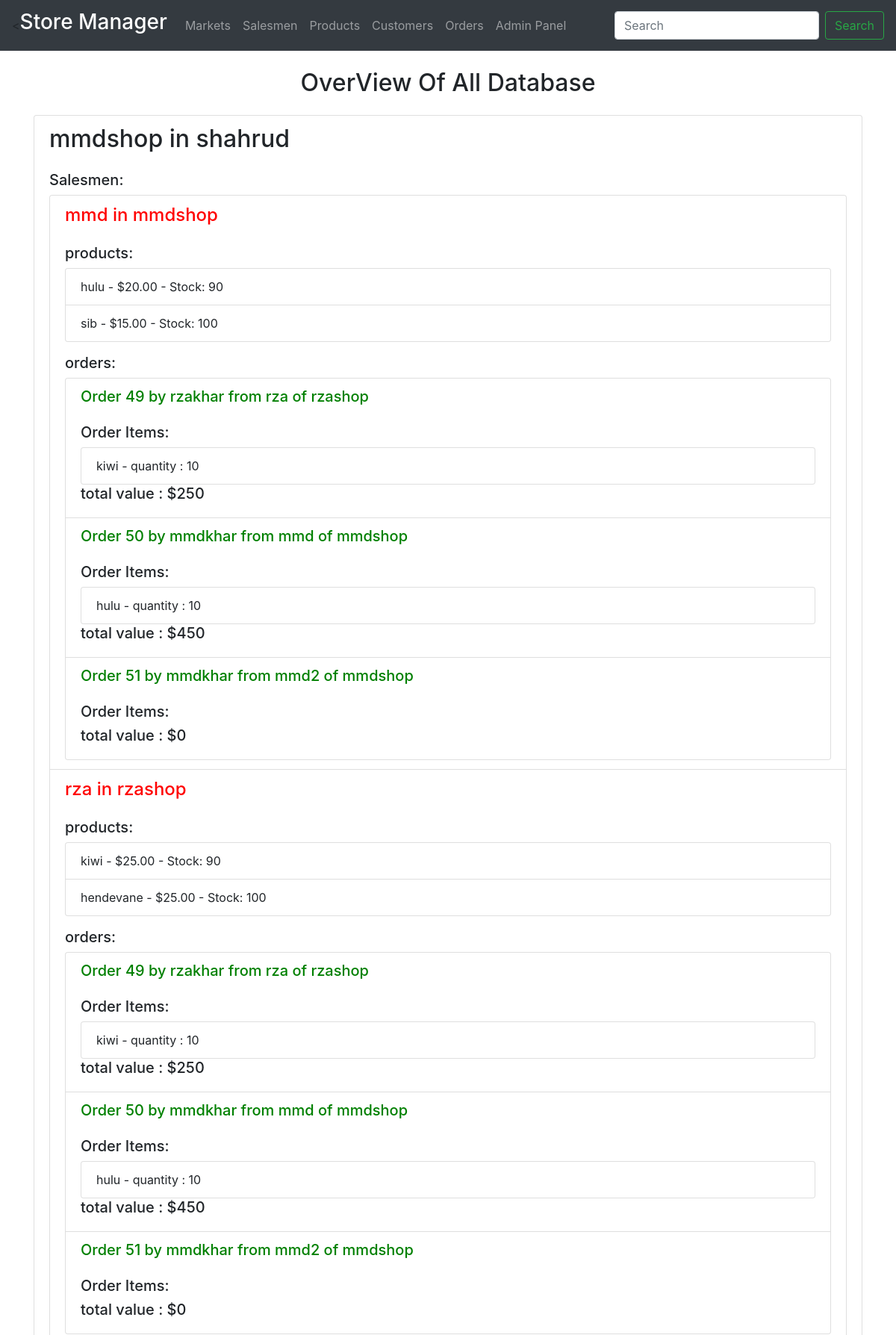
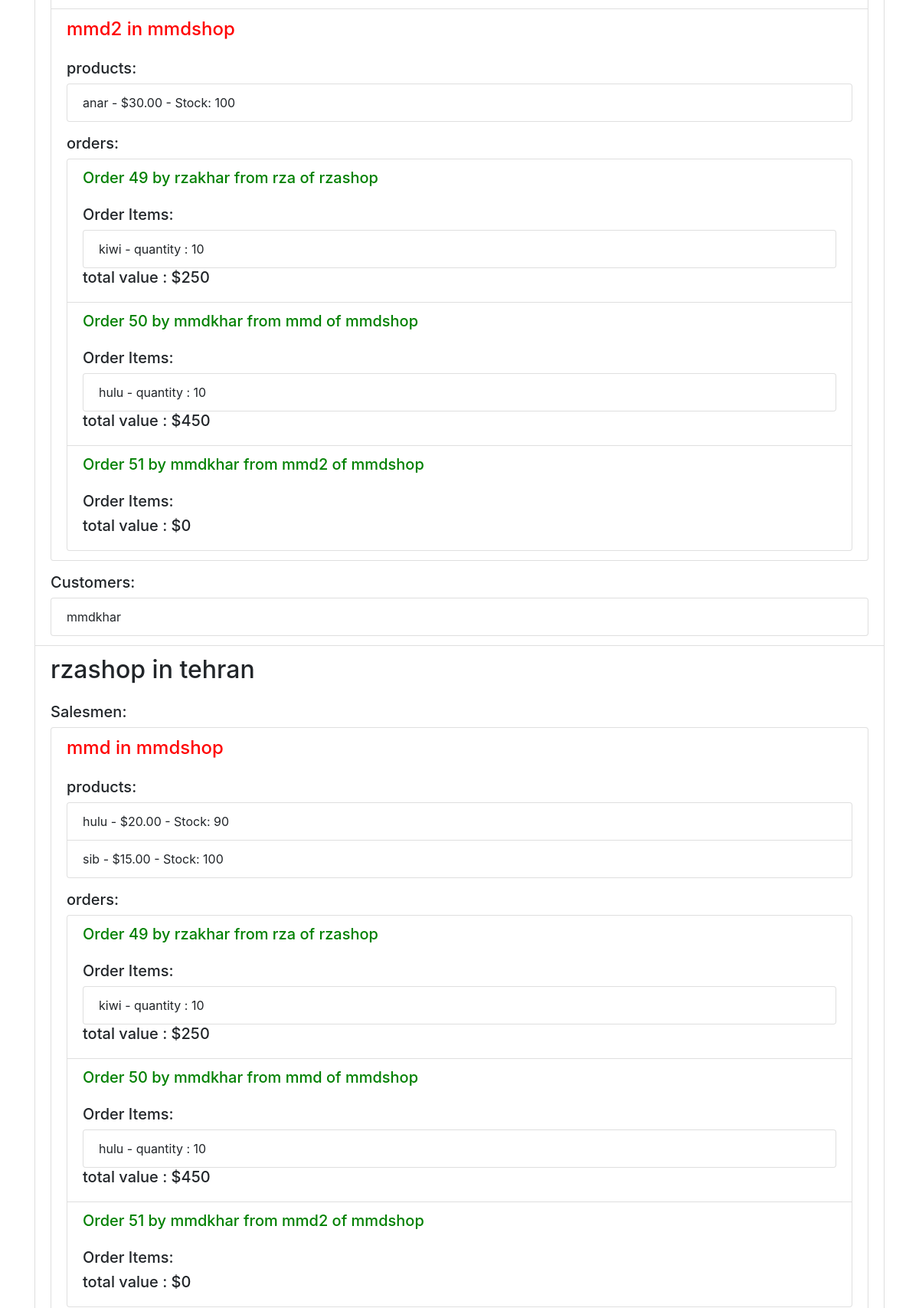
The page / (upper part) on the database its author committed (2 pictures, top to bottom).
### storeManager/models.py (models this page shows, shortened)
class Market(models.Model):
    market_id = models.AutoField(primary_key=True)
    market_name = models.CharField(max_length=255)
    location = models.CharField(max_length=255)
    def __str__(self):
        return self.market_name

class Salesman(models.Model):
    salesman_id = models.AutoField(primary_key=True)
    salesman_name = models.CharField(max_length=255)
    market = models.ForeignKey(Market, on_delete=models.CASCADE)
    def __str__(self):
        return self.salesman_name

class Product(models.Model):
    product_id = models.AutoField(primary_key=True)
    product_name = models.CharField(max_length=255)
    price = models.DecimalField(max_digits=10, decimal_places=2)
    stock = models.IntegerField()
    market = models.ForeignKey(Market, on_delete=models.CASCADE, null=True, blank=True)
    salesman = models.ForeignKey(Salesman, on_delete=models.CASCADE, null=True, blank=True)
    def __str__(self):
        return self.product_name

class Order(models.Model):
    order_id = models.AutoField(primary_key=True)
    customer = models.ForeignKey(Customer, on_delete=models.CASCADE)
    order_date = models.DateField(auto_created=True, auto_now=True)
    market = models.ForeignKey(Market, on_delete=models.CASCADE, null=True, blank=True)
    salesman = models.ForeignKey(Salesman, on_delete=models.CASCADE, null=True, blank=True)
    total_value = models.IntegerField(default=0)

class Customer(models.Model):
    customer_id = models.AutoField(primary_key=True)
    customer_name = models.CharField(max_length=255)
    email = models.EmailField(null=True, blank=True)
    market = models.ForeignKey(Market, on_delete=models.CASCADE, null=True, blank=True)
    def __str__(self):
        return self.customer_name

class OrderItem(models.Model):
    item_id = models.AutoField(primary_key=True)
    order = models.ForeignKey(Order, on_delete=models.CASCADE)
    product = models.ForeignKey(Product, on_delete=models.CASCADE)
    quantity = models.IntegerField(default=0)
    stock_state = models.BooleanField(default=False)

### storeManager/views.py (the view)
# urls.py: 2. Add a URL to urlpatterns:  path('', views.home, name='home')
def home(request):
    markets = Market.objects.all()
    salesmen = Salesman.objects.all()
    products = Product.objects.all()
    customers = Customer.objects.all()
    orders = Order.objects.all()
    orderitems = OrderItem.objects.all()
    return render(request, 'home.html', {
        'markets' : markets,
        'salesmen' : salesmen,
        'products' : products,
        'customers' : customers,
        'orders' : orders,
        'orderitems' : orderitems,
    })

### storeManager/templates/home.html
{% extends 'base.html' %}
{% block content %}
<div class="container">
    <h2 class="text-center my-4">OverView Of All Database</h2>
    <div class="list-group">
        {% for market in markets %}
        <div class="list-group-item">
            <div class="d-flex justify-content-between align-items-center">
                <h2>{{ market.market_name }} in {{ market.location }}</h2>
            </div>
            <div class="mt-3">
                <h5>Salesmen:</h5>
                <ul class="list-group">
                    {% for salesman in salesmen %}
                    <div class="list-group-item">
                        <div class="d-flex justify-content-between align-items-center">
                            <h4 style="color: red;">{{ salesman.salesman_name }} in {{ salesman.market.market_name }}
                            </h4>
                        </div>
                        <div class="mt-3">
                            <h5>products:</h5>
                            <ul class="list-group">
                                {% for product in products %}
                                {% if product.salesman == salesman %}
                                <li class="list-group-item d-flex justify-content-between align-items-center">
                                    {{ product.product_name }} - ${{ product.price }} - Stock: {{ product.stock }}
                                </li>
                                {% endif %}
                                {% empty %}
                                <li class="list-group-item">No products available</li>
                                {% endfor %}
                            </ul>
                        </div>
                        <div class="mt-3">
                            <h5>orders:</h5>
                            <ul class="list-group">
                                {% for order in orders %}
                                <div class="list-group-item">
                                    <div class="d-flex justify-content-between align-items-center">
                                        <h5 style="color: green;">
                                            Order {{ order.order_id }} by {{ order.customer }} from {{order.salesman}} of {{ order.market }}
                                        </h5>
                                    </div>
                                    <div class="mt-3">
                                        <h5>Order Items:</h5>
                                        <ul class="list-group">
                                            {% for orderitem in orderitems %}
                                            {% if orderitem.order == order %}
                                            <li
                                                class="list-group-item d-flex justify-content-between align-items-center">
                                                {{ orderitem.product }} - quantity : {{ orderitem.quantity }}
                                            </li>
                                            {% endif %}
                                            {% empty %}
                                            <li>No orderItem available</li>
                                            {% endfor %}
                                        </ul>
                                        <h5>total value : ${{ order.total_value }}</h5>
                                    </div>
                                </div>
                                {% empty %}
                                <li>No order available</li>
                                {% endfor %}
                            </ul>
                        </div>
                    </div>
                    {% endfor %}
                </ul>
            </div>
            <div class="mt-3">
                <h5>Customers:</h5>
                <ul class="list-group">
                    {% for customer in customers %}
                    {% if customer.market == market %}
                    <li class="list-group-item d-flex justify-content-between align-items-center">
                        {{ customer.customer_name }}
                    </li>
                    {% endif %}
                    {% empty %}
                    <li class="list-group-item">No customers available</li>
                    {% endfor %}
                </ul>
            </div>
        </div>
        {% endfor %}
    </div>
</div>
{% endblock %}

### rows shown on the page
Market: market_name "mmdshop", location "shahrud"
Salesman: salesman_name "mmd", market.market_name "mmdshop"
Product: product_name "hulu", price "20.00", stock "90"
Product: product_name "sib", price "15.00", stock "100"
Order: order_id "49", customer "rzakhar", salesman "rza", market "rzashop", total_value "250"
OrderItem: product "kiwi", quantity "10"
Order: order_id "50", customer "mmdkhar", salesman "mmd", market "mmdshop", total_value "450"
OrderItem: product "hulu", quantity "10"
Order: order_id "51", customer "mmdkhar", salesman "mmd2", market "mmdshop", total_value "0"
Salesman: salesman_name "rza", market.market_name "rzashop"
Product: product_name "kiwi", price "25.00", stock "90"
Product: product_name "hendevane", price "25.00", stock "100"
Salesman: salesman_name "mmd2", market.market_name "mmdshop"
Product: product_name "anar", price "30.00", stock "100"
Customer: customer_name "mmdkhar"
Market: market_name "rzashop", location "tehran"
